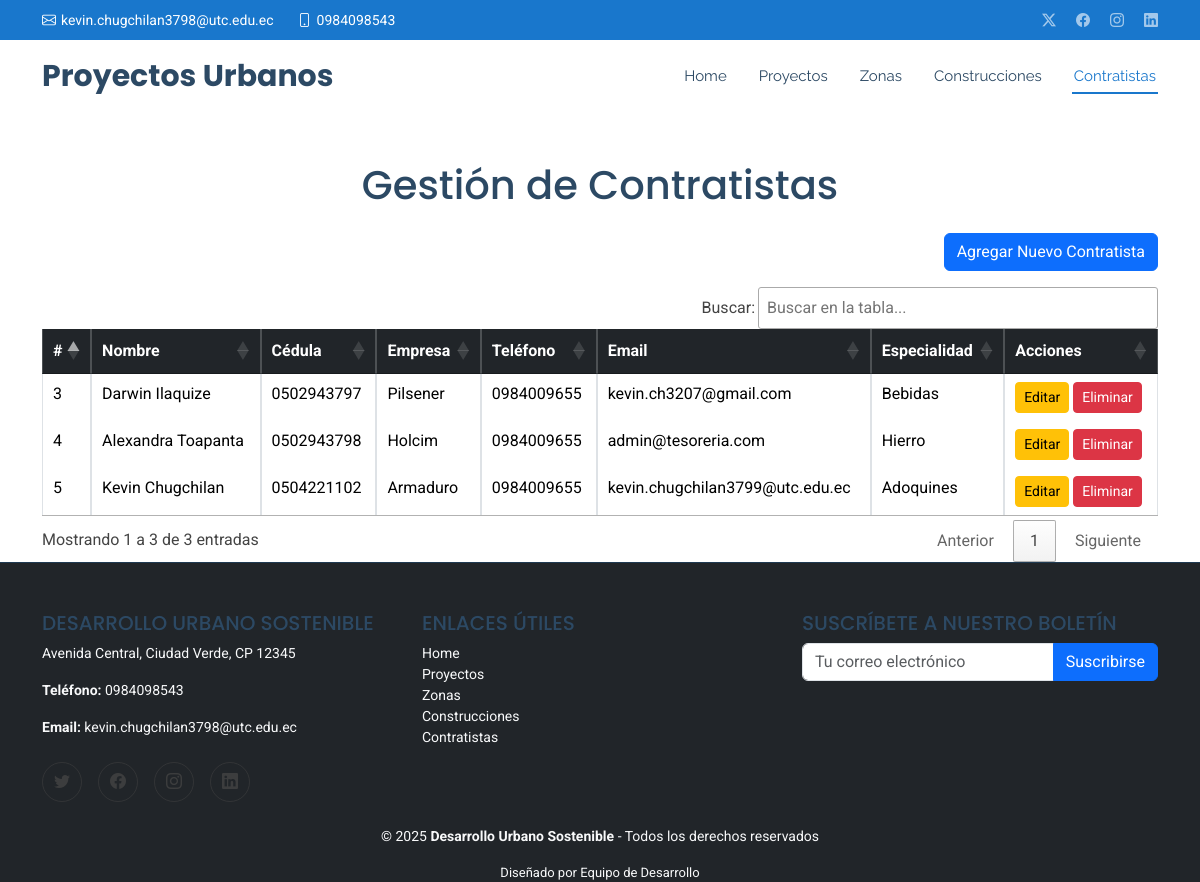
Page /Contratistas/ on the committed database.
### Aplicaciones/Gestion_Proyectos_Urbanos/models.py (models this page shows, shortened)
class Contratista(models.Model):
    nombre = models.CharField(max_length=255)
    cedula = models.CharField(max_length=15, null=True)
    empresa = models.CharField(max_length=255, blank=True, null=True)
    telefono = models.CharField(max_length=15)
    email = models.EmailField()
    especialidad = models.CharField(max_length=255)

### Aplicaciones/Gestion_Proyectos_Urbanos/views.py (the view)
# urls.py: path('Contratistas/', views.VerContratistas, name='VerContratistas'),
def VerContratistas(request):
    contratistas = Contratista.objects.all()
    return render(request, 'Contratistas/inicio_contratistas.html',{'contratistas':contratistas, 'active_page': 'contratistas'})

### Aplicaciones/Gestion_Proyectos_Urbanos/templates/Contratistas/inicio_contratistas.html (shortened to what this page needs)
{% extends 'base.html' %}
{% block content %}
<div class="container mt-5">
    <h1 class="text-center mb-4">Gestión de Contratistas</h1>
    <div class="text-end mb-3">
        <button class="btn btn-primary" data-bs-toggle="modal" data-bs-target="#addContratistaModal">Agregar Nuevo Contratista</button>
    </div>
    <table id="tabla_contratistas" class="table table-bordered">
        <thead class="table-dark">
            <tr>
                <th>#</th>
                <th>Nombre</th>
                <th>Cédula</th>
                <th>Empresa</th>
                <th>Teléfono</th>
                <th>Email</th>
                <th>Especialidad</th>
                <th>Acciones</th>
            </tr>
        </thead>
        <tbody>
            {% for contratista in contratistas %}
            <tr>
                <td>{{ contratista.id }}</td>
                <td>{{ contratista.nombre }}</td>
                <td>{{ contratista.cedula }}</td>
                <td>{{ contratista.empresa }}</td>
                <td>{{ contratista.telefono }}</td>
                <td>{{ contratista.email }}</td>
                <td>{{ contratista.especialidad }}</td>
                <td>
                    <a href="{% url 'EditarContratista' contratista.id %}" class="btn btn-warning btn-sm">Editar</a>
                    <a href="{% url 'EliminarContratista' contratista.id %}" class="btn btn-danger btn-sm" onclick="return confirm('¿Estás seguro de eliminar este contratista?');">Eliminar</a>
                </td>
            </tr>
            {% empty %}
            <tr>
                <td colspan="7" class="text-center">No hay contratistas registrados.</td>
            </tr>
            {% endfor %}
        </tbody>
    </table>
</div>
{% endblock %}

### Desarrollo_Urbano_Sostenible/static/plantillas/assets/css/main.css (style rules this page uses)
:root { --default-font: "Roboto", system-ui, -apple-system, "Segoe UI", Roboto, "Helvetica Neue", Arial, "Noto Sans", "Liberation Sans", sans-serif, "Apple Color Emoji", "Segoe UI Emoji", "Segoe UI Symbol", "Noto Color Emoji"; --heading-font: "Poppins", sans-serif; --nav-font: "Raleway", sans-serif; }
:root { --background-color: #ffffff; --default-color: #444444; --heading-color: #2c4964; --accent-color: #1977cc; --surface-color: #ffffff; --contrast-color: #ffffff; }
:root { --nav-color: #2c4964; --nav-hover-color: #1977cc; --nav-mobile-background-color: #ffffff; --nav-dropdown-background-color: #ffffff; --nav-dropdown-color: #2c4964; --nav-dropdown-hover-color: #1977cc; }
:root { scroll-behavior: smooth; }
body { color: var(--default-color); background-color: var(--background-color); font-family: var(--default-font); }
a { color: var(--accent-color); text-decoration: none; transition: 0.3s; }
h1, h2, h3, h4, h5, h6 { color: var(--heading-color); font-family: var(--heading-font); }

### rows in the picture
Contratista: id "3", nombre "Darwin Ilaquize", cedula "0502943797", empresa "Pilsener", telefono "0984009655", email "kevin.ch3207@gmail.com", especialidad "Bebidas"
Contratista: id "4", nombre "Alexandra Toapanta", cedula "0502943798", empresa "Holcim", telefono "0984009655", email "admin@tesoreria.com", especialidad "Hierro"
Contratista: id "5", nombre "Kevin Chugchilan", cedula "0504221102", empresa "Armaduro", telefono "0984009655", email "kevin.chugchilan3799@utc.edu.ec", especialidad "Adoquines"
